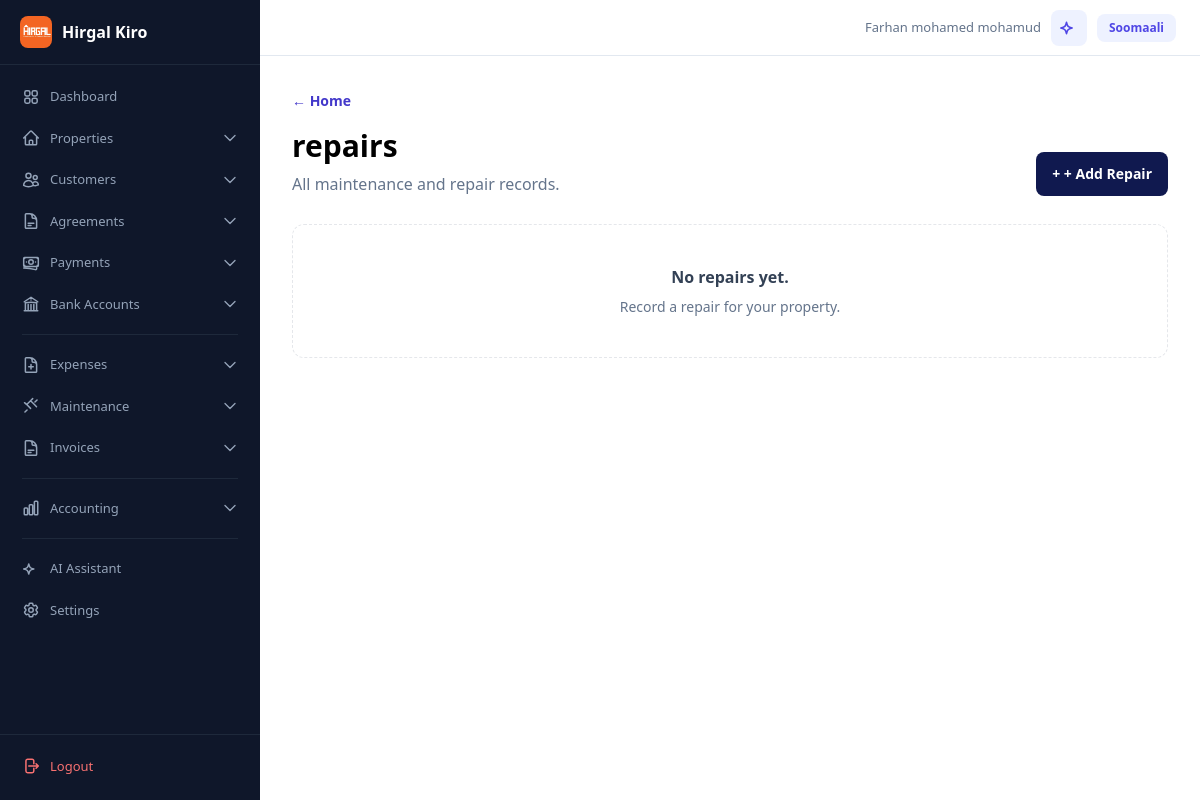
/dayactirka/ (signed in), run on an earlier commit of the app's database.
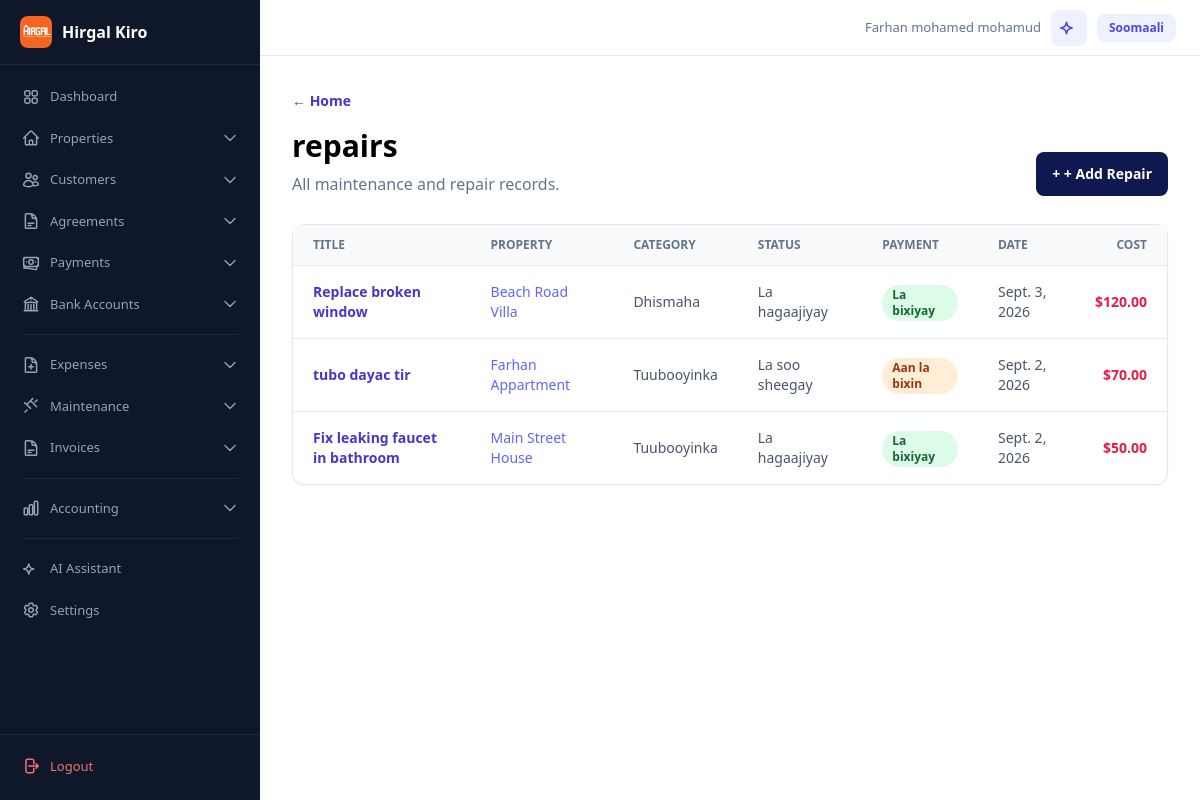
And on a later commit of the database.
### accounts/models.py (models this page shows, shortened)
class User(AbstractBaseUser, PermissionsMixin):
    username = models.CharField(max_length=50, unique=True)
    phone_number = models.CharField(max_length=20, unique=True)
    full_name = models.CharField("Magaca oo buuxa", max_length=150)
    managed_account = models.ForeignKey(
        "self",
        on_delete=models.SET_NULL,
        null=True,
        blank=True,
        related_name="managed_users",
        verbose_name="Sii gelitaanka akoonka (Managed Account)",
        help_text="Dooro akoonka uu isticmaalahani maamulayo xogtiisa (Tusaale: Farxaan)."
    )
    is_active = models.BooleanField(default=True)
    is_approved = models.BooleanField("La ansixiyay", default=False)
    is_staff = models.BooleanField(default=False)
    date_joined = models.DateTimeField(auto_now_add=True)
    objects = UserManager()
    USERNAME_FIELD = "username"
    REQUIRED_FIELDS = ["phone_number", "full_name"]
    def get_data_owner(self):
        return self.managed_account if self.managed_account_id else self

### finance/models.py (models this page shows, shortened)
class MaintenanceRepair(models.Model):
    REPAIR_STATUSES = [("reported", "La soo sheegay"), ("in_progress", "Waa socotaa"), ("fixed", "La hagaajiyay"), ("cancelled", "La baajiyay")]
    REPAIR_CATEGORIES = [("plumbing", "Tuubooyinka"), ("electricity", "Koronto"), ("structure", "Dhismaha"), ("appliance", "Qalab"), ("other", "Kale")]
    PAYMENT_STATUSES = [("unpaid", "Aan la bixin"), ("paid", "La bixiyay")]
    property = models.ForeignKey(Property, on_delete=models.CASCADE, related_name="maintenance_repairs")
    unit = models.ForeignKey(Unit, on_delete=models.SET_NULL, null=True, blank=True, related_name="maintenance_repairs")
    reported_by_tenant = models.ForeignKey(Tenant, on_delete=models.SET_NULL, null=True, blank=True, related_name="reported_repairs")
    rental_agreement = models.ForeignKey(RentalAgreement, on_delete=models.SET_NULL, null=True, blank=True, related_name="maintenance_repairs")
    title = models.CharField(max_length=150)
    description = models.TextField(blank=True)
    category = models.CharField(max_length=20, choices=REPAIR_CATEGORIES, default="other")
    status = models.CharField(max_length=20, choices=REPAIR_STATUSES, default="reported")
    repair_cost = models.DecimalField(max_digits=10, decimal_places=2, default=0)
    expense_account = models.ForeignKey("accounting.Account", on_delete=models.SET_NULL, null=True, blank=True, related_name="maintenance_repairs", limit_choices_to={"category": "expense"})
    bank_account = models.ForeignKey(BankAccount, on_delete=models.SET_NULL, null=True, blank=True, related_name="maintenance_repairs")
    payment_status = models.CharField(max_length=10, choices=PAYMENT_STATUSES, default="unpaid")
    journal_entry = models.OneToOneField("accounting.JournalEntry", on_delete=models.SET_NULL, null=True, blank=True, related_name="repair_source")
    reported_date = models.DateField()
    fixed_date = models.DateField(null=True, blank=True)
    notes = models.TextField(blank=True)

### properties/models.py (models this page shows, shortened)
class Property(models.Model):
    PROPERTY_TYPES = [("home", "Guri"), ("apartment", "Apartment"), ("commercial", "Ganacsi"), ("mixed", "Isku-dhafan")]
    RESIDENTIAL_STRUCTURES = [("villa", "Filo"), ("multi_floor", "Guri dabaq")]
    owner = models.ForeignKey(settings.AUTH_USER_MODEL, on_delete=models.CASCADE, related_name="properties")
    name = models.CharField("Magaca hantida", max_length=150)
    property_type = models.CharField(max_length=20, choices=PROPERTY_TYPES, default="home")
    residential_structure = models.CharField(max_length=20, choices=RESIDENTIAL_STRUCTURES, default="villa")
    location = models.CharField(max_length=200)
    total_rentable_spaces = models.PositiveIntegerField(default=1)
    cover_image = models.ImageField(upload_to="property_covers/", null=True, blank=True)
    description = models.TextField(blank=True)
    created_at = models.DateTimeField(auto_now_add=True)
    updated_at = models.DateTimeField(auto_now=True)

### web/views.py (the view)
# urls.py: path("dayactirka/", MaintenanceRepairListView.as_view(), name="web-maintenance-list"),
class MaintenanceRepairListView(HomeView):
    template_name = "web/maintenance_list.html"
    def get_context_data(self, **kwargs):
        context = super().get_context_data(**kwargs)
        context["repairs"] = MaintenanceRepair.objects.filter(
            property__owner=self.request.user.get_data_owner()
        ).select_related("property", "unit", "reported_by_tenant").order_by("-reported_date")
        return context

### templates/web/maintenance_list.html (shortened to what this page needs)
{% extends "base.html" %}
{% load i18n_tags %}
{% block content %}
<section class="mb-7 flex items-end justify-between">
  <div>
    <a class="text-sm font-semibold text-indigo-700" href="{% url 'home' %}">← {% t 'home' %}</a>
    <h1 class="mt-4 text-3xl font-bold">{% t 'repairs' %}</h1>
    <p class="mt-2 text-slate-500">All maintenance and repair records.</p>
  </div>
  <a class="rounded-lg bg-ink px-4 py-3 text-sm font-bold text-white" href="{% url 'web-maintenance-create' %}">+ {% t 'add_repair' %}</a>
</section>
{% if repairs %}
<section class="rounded-xl border bg-white shadow-sm">
  <div class="overflow-x-auto">
    <table class="w-full text-left text-sm">
      <thead class="border-b bg-slate-50 text-xs font-semibold uppercase text-slate-500">
        <tr>
          <th class="px-5 py-3">Title</th>
          <th class="px-5 py-3">Property</th>
          <th class="px-5 py-3">Category</th>
          <th class="px-5 py-3">Status</th>
          <th class="px-5 py-3">Payment</th>
          <th class="px-5 py-3">Date</th>
          <th class="px-5 py-3 text-right">Cost</th>
        </tr>
      </thead>
      <tbody class="divide-y">
        {% for repair in repairs %}
        <tr class="hover:bg-slate-50">
          <td class="px-5 py-4 font-semibold text-ink">
            <a href="{% url 'web-maintenance-detail' repair.pk %}" class="text-indigo-700 hover:underline">{{ repair.title }}</a>
          </td>
          <td class="px-5 py-4">
            <a href="{% url 'web-property-detail' repair.property.pk %}" class="text-indigo-500 hover:underline">{{ repair.property.name }}</a>
          </td>
          <td class="px-5 py-4 text-slate-600">{{ repair.get_category_display }}</td>
          <td class="px-5 py-4 text-slate-600">{{ repair.get_status_display }}</td>
          <td class="px-5 py-4">
            {% if repair.payment_status == 'paid' %}
              <span class="inline-flex items-center rounded-full bg-green-100 px-2.5 py-0.5 text-xs font-semibold text-green-800">La bixiyay</span>
            {% else %}
              <span class="inline-flex items-center rounded-full bg-orange-100 px-2.5 py-0.5 text-xs font-semibold text-orange-800">Aan la bixin</span>
            {% endif %}
          </td>
          <td class="px-5 py-4 text-slate-600">{{ repair.reported_date }}</td>
          <td class="px-5 py-4 text-right font-semibold text-rose-600">${{ repair.repair_cost }}</td>
        </tr>
        {% endfor %}
      </tbody>
    </table>
  </div>
</section>
{% else %}
<div class="rounded-xl border border-dashed bg-white p-10 text-center">
  <p class="font-semibold text-slate-700">No repairs yet.</p>
  <p class="mt-2 text-sm text-slate-500">Record a repair for your property.</p>
</div>
{% endif %}
{% endblock %}

### templates/base.html (shortened to what this page needs)
{% load static i18n_tags %}
<!doctype html>
<html lang="{{ current_language }}">
<head>
    <script src="https://cdn.tailwindcss.com"></script>
</head>
<body>
    <div class="app-layout">
        {% if user.is_authenticated %}
        {% include "includes/sidebar.html" %}
        {% endif %}
        <div class="main-content"{% if not user.is_authenticated %} style="margin-left: 0"{% endif %}>
            {% if user.is_authenticated %}
            <div class="topbar no-print">
                <div class="topbar-right">
                    <span class="topbar-user">{{ request.user.full_name|default:request.user.username }}</span>
                    <a href="{% url 'web-chatbot' %}" class="rounded-lg bg-indigo-50 p-2 text-indigo-600 hover:bg-indigo-100" title="AI Assistant">
                    </a>
                    <a href="?lang={% other_lang %}" class="rounded-lg bg-indigo-50 px-3 py-1.5 text-xs font-semibold text-indigo-600 hover:bg-indigo-100">{% other_lang_name %}</a>
                </div>
            </div>
            {% endif %}
            <div class="p-4 md:p-6 lg:p-8">{% block content %}{% endblock %}</div>
        </div>
    </div>
</body>
</html>

### templates/includes/sidebar.html (shortened to what this page needs)
{% load static i18n_tags %}
<aside id="sidebar" class="sidebar">
  <div class="sidebar-header">
    <a href="{% url 'home' %}" class="sidebar-logo">
      <img src="{% static 'logoHirgal.png' %}" alt="Hirgal Kiro" class="sidebar-logo-img">
      <span class="sidebar-logo-text">Hirgal Kiro</span>
    </a>
  </div>
  <nav class="sidebar-nav">
    <a href="{% url 'dashboard' %}" class="sidebar-link {% if request.resolver_match.url_name == 'dashboard' %}active{% endif %}">
      <span>Dashboard</span>
    </a>
    <div class="sidebar-group">
      <button class="sidebar-group-toggle" onclick="toggleGroup(this)">
        <div class="sidebar-group-left">
          <span>Properties</span>
        </div>
        <svg class="sidebar-chevron" xmlns="http://www.w3.org/2000/svg" fill="none" viewBox="0 0 24 24" stroke-width="2" stroke="currentColor"><path stroke-linecap="round" stroke-linejoin="round" d="M19.5 8.25l-7.5 7.5-7.5-7.5" /></svg>
      </button>
    </div>
    <div class="sidebar-group">
      <button class="sidebar-group-toggle" onclick="toggleGroup(this)">
        <div class="sidebar-group-left">
          <span>Customers</span>
        </div>
        <svg class="sidebar-chevron" xmlns="http://www.w3.org/2000/svg" fill="none" viewBox="0 0 24 24" stroke-width="2" stroke="currentColor"><path stroke-linecap="round" stroke-linejoin="round" d="M19.5 8.25l-7.5 7.5-7.5-7.5" /></svg>
      </button>
    </div>
    <div class="sidebar-group">
      <button class="sidebar-group-toggle" onclick="toggleGroup(this)">
        <div class="sidebar-group-left">
          <span>Agreements</span>
        </div>
        <svg class="sidebar-chevron" xmlns="http://www.w3.org/2000/svg" fill="none" viewBox="0 0 24 24" stroke-width="2" stroke="currentColor"><path stroke-linecap="round" stroke-linejoin="round" d="M19.5 8.25l-7.5 7.5-7.5-7.5" /></svg>
      </button>
    </div>
    <div class="sidebar-group">
      <button class="sidebar-group-toggle" onclick="toggleGroup(this)">
        <div class="sidebar-group-left">
          <span>Payments</span>
        </div>
        <svg class="sidebar-chevron" xmlns="http://www.w3.org/2000/svg" fill="none" viewBox="0 0 24 24" stroke-width="2" stroke="currentColor"><path stroke-linecap="round" stroke-linejoin="round" d="M19.5 8.25l-7.5 7.5-7.5-7.5" /></svg>
      </button>
    </div>
    <div class="sidebar-group">
      <button class="sidebar-group-toggle" onclick="toggleGroup(this)">
        <div class="sidebar-group-left">
          <span>Bank Accounts</span>
        </div>
        <svg class="sidebar-chevron" xmlns="http://www.w3.org/2000/svg" fill="none" viewBox="0 0 24 24" stroke-width="2" stroke="currentColor"><path stroke-linecap="round" stroke-linejoin="round" d="M19.5 8.25l-7.5 7.5-7.5-7.5" /></svg>
      </button>
    </div>
    <div class="sidebar-divider"></div>
    <div class="sidebar-group">
      <button class="sidebar-group-toggle" onclick="toggleGroup(this)">
        <div class="sidebar-group-left">
          <span>Expenses</span>
        </div>
        <svg class="sidebar-chevron" xmlns="http://www.w3.org/2000/svg" fill="none" viewBox="0 0 24 24" stroke-width="2" stroke="currentColor"><path stroke-linecap="round" stroke-linejoin="round" d="M19.5 8.25l-7.5 7.5-7.5-7.5" /></svg>
      </button>
    </div>
    <div class="sidebar-group">
      <button class="sidebar-group-toggle" onclick="toggleGroup(this)">
        <div class="sidebar-group-left">
          <svg xmlns="http://www.w3.org/2000/svg" fill="none" viewBox="0 0 24 24" stroke-width="2" stroke="currentColor"><path stroke-linecap="round" stroke-linejoin="round" d="M11.42 15.17l-5.1-5.1m0 0L3.34 7.58m2.98 2.49l5.1-5.1m0 0l2.83-2.83m-2.83 2.83l5.1 5.1m0 0l2.83 2.83M17.25 6.75l2.83-2.83M6.75 17.25l-2.83 2.83" /></svg>
          <span>Maintenance</span>
        </div>
        <svg class="sidebar-chevron" xmlns="http://www.w3.org/2000/svg" fill="none" viewBox="0 0 24 24" stroke-width="2" stroke="currentColor"><path stroke-linecap="round" stroke-linejoin="round" d="M19.5 8.25l-7.5 7.5-7.5-7.5" /></svg>
      </button>
    </div>
    <div class="sidebar-group">
      <button class="sidebar-group-toggle" onclick="toggleGroup(this)">
        <div class="sidebar-group-left">
          <span>Invoices</span>
        </div>
        <svg class="sidebar-chevron" xmlns="http://www.w3.org/2000/svg" fill="none" viewBox="0 0 24 24" stroke-width="2" stroke="currentColor"><path stroke-linecap="round" stroke-linejoin="round" d="M19.5 8.25l-7.5 7.5-7.5-7.5" /></svg>
      </button>
    </div>
    <div class="sidebar-divider"></div>
    <div class="sidebar-group">
      <button class="sidebar-group-toggle" onclick="toggleGroup(this)">
        <div class="sidebar-group-left">
          <span>Accounting</span>
        </div>
        <svg class="sidebar-chevron" xmlns="http://www.w3.org/2000/svg" fill="none" viewBox="0 0 24 24" stroke-width="2" stroke="currentColor"><path stroke-linecap="round" stroke-linejoin="round" d="M19.5 8.25l-7.5 7.5-7.5-7.5" /></svg>
      </button>
    </div>
    <div class="sidebar-divider"></div>
    <a href="{% url 'web-chatbot' %}" class="sidebar-link {% if request.resolver_match.url_name == 'web-chatbot' %}active{% endif %}">
      <span>AI Assistant</span>
    </a>
    <a href="{% url 'web-profile' %}" class="sidebar-link {% if request.resolver_match.url_name == 'web-profile' %}active{% endif %}">
      <span>Settings</span>
    </a>
  </nav>
  <div class="sidebar-footer">
    <a href="{% url 'web-logout' %}" class="sidebar-link sidebar-logout">
      <svg xmlns="http://www.w3.org/2000/svg" fill="none" viewBox="0 0 24 24" stroke-width="2" stroke="currentColor"><path stroke-linecap="round" stroke-linejoin="round" d="M15.75 9V5.25A2.25 2.25 0 0013.5 3h-6a2.25 2.25 0 00-2.25 2.25v13.5A2.25 2.25 0 007.5 21h6a2.25 2.25 0 002.25-2.25V15m3 0l3-3m0 0l-3-3m3 3H9" /></svg>
      <span>Logout</span>
    </a>
  </div>
</aside>

What changed in the data, as far as the page shows it:
added MaintenanceRepair: title "Replace broken window", property.name "Beach Road Villa", category "Dhismaha", status "La hagaajiyay", payment_status "La bixiyay", reported_date "Sept. 3, 2026", repair_cost "120.00"
added MaintenanceRepair: title "tubo dayac tir", property.name "Farhan Appartment", category "Tuubooyinka", status "La soo sheegay", payment_status "Aan la bixin", reported_date "Sept. 2, 2026", repair_cost "70.00"
added MaintenanceRepair: title "Fix leaking faucet in bathroom", property.name "Main Street House", category "Tuubooyinka", status "La hagaajiyay", payment_status "La bixiyay", reported_date "Sept. 2, 2026", repair_cost "50.00"
Also different on the page:
text no longer shown: "No repairs yet. Record a repair for your property."
text now shown: "TITLE PROPERTY CATEGORY STATUS PAYMENT DATE COST"
